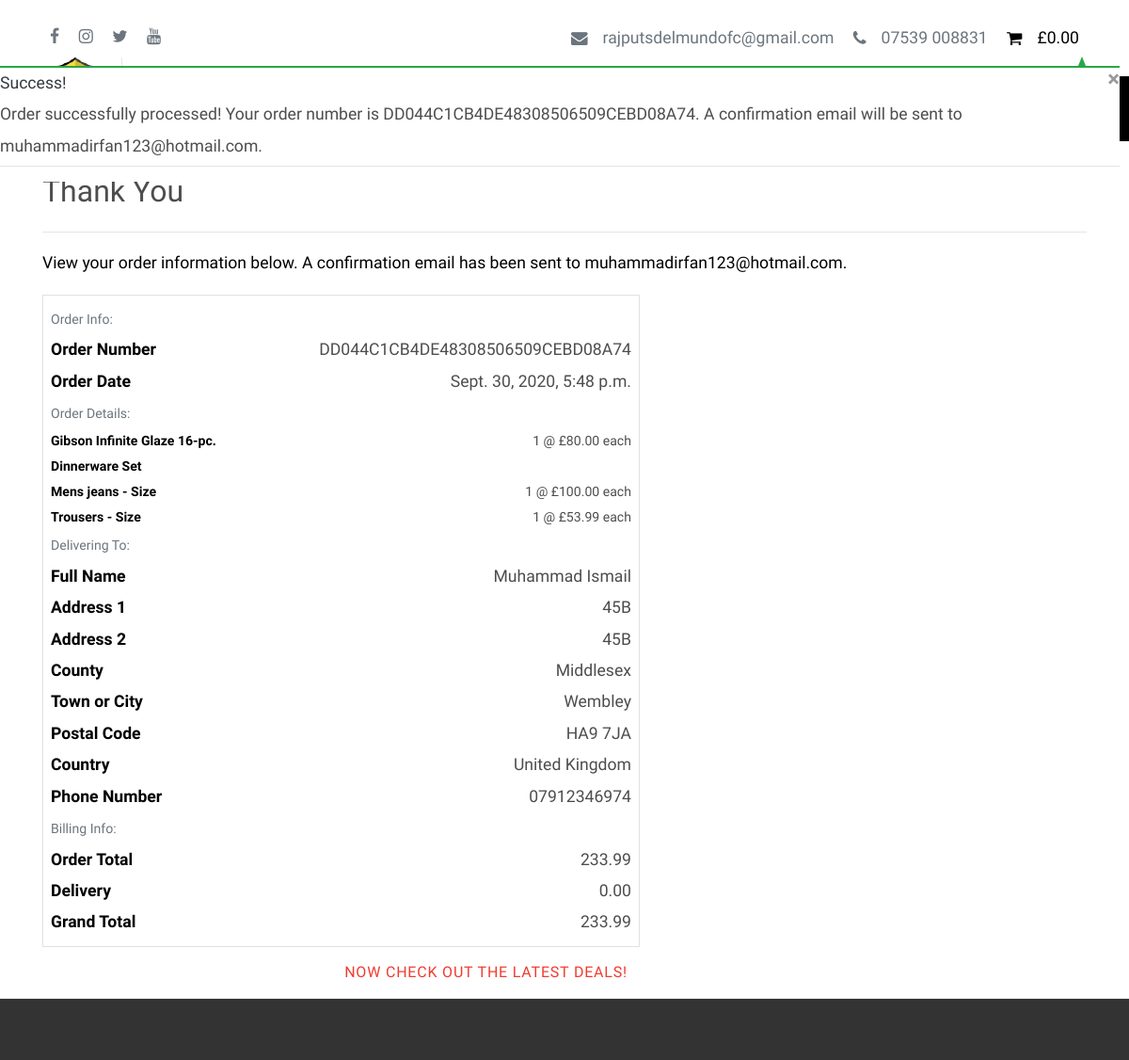
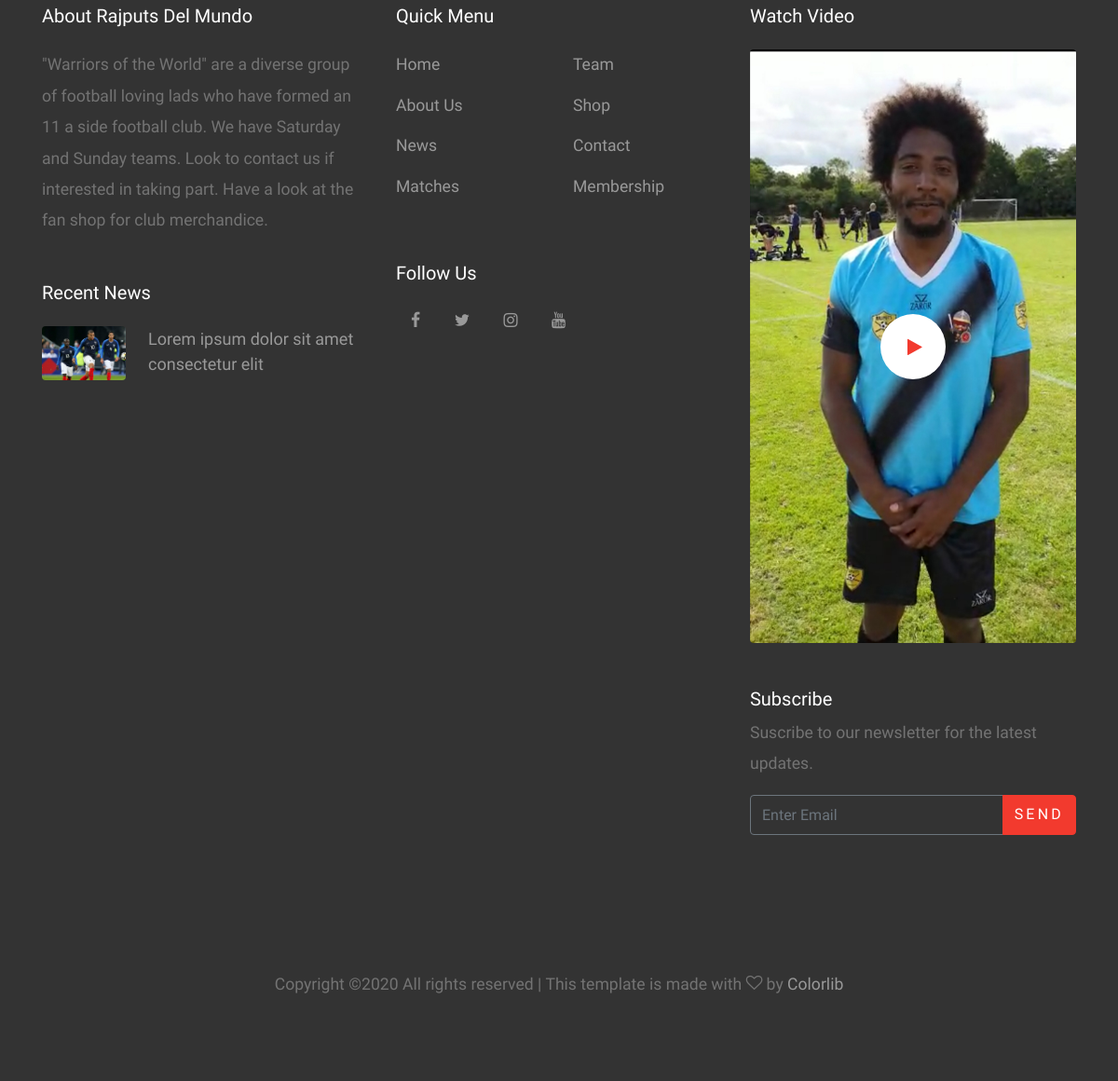
The page /checkout/checkout_success/DD044C1CB4DE48308506509CEBD08A74 on the database its author committed (2 pictures, top to bottom).
### checkout/models.py (models this page shows, shortened)
class Order(models.Model):
    order_number = models.CharField(max_length=32, null=False, editable=False)
    full_name = models.CharField(max_length=50, null=False, blank=False)
    email = models.EmailField(max_length=254, null=False, blank=False)
    phone_number = models.CharField(max_length=20, null=False, blank=False)
    country = models.CharField(max_length=40, null=False, blank=False)
    postcode = models.CharField(max_length=20, null=True, blank=True)
    town_or_city = models.CharField(max_length=40, null=False, blank=False)
    street_address1 = models.CharField(max_length=80, null=False, blank=False)
    street_address2 = models.CharField(max_length=80, null=True, blank=True)
    county = models.CharField(max_length=80, null=True, blank=True)
    date = models.DateTimeField(auto_now_add=True)
    delivery_cost = models.DecimalField(max_digits=6, decimal_places=2, null=False, default=0)
    order_total = models.DecimalField(max_digits=10, decimal_places=2, null=False, default=0)
    grand_total = models.DecimalField(max_digits=10, decimal_places=2, null=False, default=0)
    original_bag = models.TextField(null=False, blank=False, default='')
    stripe_pid = models.CharField(max_length=254, null=False, blank=False, default='')

class OrderLineItem(models.Model):
    order = models.ForeignKey(Order, null=False, blank=False, on_delete=models.CASCADE, related_name='lineitems')
    product = models.ForeignKey(Product, null=False, blank=False, on_delete=models.CASCADE)
    product_size = models.CharField(max_length=2, null=True, blank=True) # XS, S, M, L, XL
    quantity = models.IntegerField(null=False, blank=False, default=0)
    lineitem_total = models.DecimalField(max_digits=6, decimal_places=2, null=False, blank=False, editable=False)

### products/models.py (models this page shows, shortened)
class Product(models.Model):
    category = models.ForeignKey('Category', null=True, blank=True, on_delete=models.SET_NULL)
    sku = models.CharField(max_length=254, null=True, blank=True)
    name = models.CharField(max_length=254)
    description = models.TextField()
    has_sizes = models.BooleanField(default=False, null=True, blank=True)
    price = models.DecimalField(max_digits=6, decimal_places=2)
    rating = models.DecimalField(max_digits=6, decimal_places=2, null=True, blank=True)
    image_url = models.URLField(max_length=1024, null=True, blank=True)
    image = models.ImageField(null=True, blank=True)

### checkout/views.py (the view)
# urls.py: path('checkout_success/<order_number>', views.checkout_success, name='checkout_success'),
def checkout_success(request, order_number):
    save_info = request.session.get('save_info')
    order = get_object_or_404(Order, order_number=order_number)
    messages.success(request, f'Order successfully processed! \
        Your order number is {order_number}. A confirmation \
        email will be sent to {order.email}.')
    if 'bag' in request.session:
        del request.session['bag']
    template = 'checkout/checkout_success.html'
    context = {
        'order': order,
    }
    return render(request, template, context)

### bag/contexts.py (called while the page is built, shortened)
def bag_contents(request):
    bag_items = []
    total = 0
    product_count = 0
    bag = request.session.get('bag', {})
    if total < settings.FREE_DELIVERY_THRESHOLD:
        delivery = total * Decimal(settings.STANDARD_DELIVERY_PERCENTAGE / 100)
        free_delivery_delta = settings.FREE_DELIVERY_THRESHOLD - total
    else:
        delivery = 0
        free_delivery_delta = 0
    grand_total = delivery + total
    context = {
        'bag_items': bag_items,
        'total': total,
        'product_count': product_count,
        'delivery': delivery,
        'free_delivery_delta': free_delivery_delta,
        'free_delivery_threshold': settings.FREE_DELIVERY_THRESHOLD,
        'grand_total': grand_total,
    }
    return context

### checkout/templates/checkout/checkout_success.html (shortened to what this page needs)
{% extends "base.html" %}
{% load static %}
{% block page_header %}
    <div class="container header-container">
        <div class="row">
            <div class="col"></div>
        </div>
    </div>
{% endblock %}
{% block content %}
    <div class="container">
        <div class="row">
            <div class="col">
                <h2 class="logo-font mb-4">Thank You</h2>
                <hr>
                <p class="text-black">View your order information below. A confirmation email has been sent to <strong>{{ order.email }}</strong>.</p>
            </div>
        </div>
        <div class="row">
            <div class="col-12 col-lg-7">
                <div class="order-confirmation-wrapper p-2 border">
                    <div class="row">
                        <div class="col">
                            <small class="text-muted">Order Info:</small>
                        </div>
                    </div>
                    <div class="row">
                        <div class="col-12 col-md-4">
                            <p class="mb-0 text-black font-weight-bold">Order Number</p>
                        </div>
                        <div class="col-12 col-md-8 text-md-right">
                            <p class="mb-0">{{ order.order_number }}</p>
                        </div>
                    </div>
                    <div class="row">
                        <div class="col-12 col-md-4">
                            <p class="mb-0 text-black font-weight-bold">Order Date</p>
                        </div>
                        <div class="col-12 col-md-8 text-md-right">
                            <p class="mb-0">{{ order.date }}</p>
                        </div>
                    </div>
                    <div class="row">
                        <div class="col">
                            <small class="text-muted">Order Details:</small>
                        </div>
                    </div>
                    {% for item in order.lineitems.all %}
                    <div class="row">
                        <div class="col-12 col-md-4">
                            <p class="small mb-0 text-black font-weight-bold">
                                {{ item.product.name }}{% if item.product_size %} - Size {{ item.product.size|upper }}{% endif %}
                            </p>
                        </div>
                        <div class="col-12 col-md-8 text-md-right">
                            <p class="small mb-0">{{ item.quantity }} @ £{{ item.product.price }} each</p>
                        </div>
                    </div>
                    {% endfor %}
                    <div class="row">
                        <div class="col">
                            <small class="text-muted">Delivering To:</small>
                        </div>
                    </div>
                    <div class="row">
                        <div class="col-12 col-md-4">
                            <p class="mb-0 text-black font-weight-bold">Full Name</p>
                        </div>
                        <div class="col-12 col-md-8 text-md-right">
                            <p class="mb-0">{{ order.full_name }}</p>
                        </div>
                    </div>
                    <div class="row">
                        <div class="col-12 col-md-4">
                            <p class="mb-0 text-black font-weight-bold">Address 1</p>
                        </div>
                        <div class="col-12 col-md-8 text-md-right">
                            <p class="mb-0">{{ order.street_address1 }}</p>
                        </div>
                    </div>
                    {% if order.street_address2 %}
                    <div class="row">
                        <div class="col-12 col-md-4">
                            <p class="mb-0 text-black font-weight-bold">Address 2</p>
                        </div>
                        <div class="col-12 col-md-8 text-md-right">
                            <p class="mb-0">{{ order.street_address1 }}</p>
                        </div>
                    </div>
                    {% endif %}
                    {% if order.county %}
                    <div class="row">
                        <div class="col-12 col-md-4">
                            <p class="mb-0 text-black font-weight-bold">County</p>
                        </div>
                        <div class="col-12 col-md-8 text-md-right">
                            <p class="mb-0">{{ order.county }}</p>
                        </div>
                    </div>
                    {% endif %}
                    <div class="row">
                        <div class="col-12 col-md-4">
                            <p class="mb-0 text-black font-weight-bold">Town or City</p>
                        </div>
                        <div class="col-12 col-md-8 text-md-right">
                            <p class="mb-0">{{ order.town_or_city }}</p>
                        </div>
                    </div>
                    {% if order.postcode %}
                    <div class="row">
                        <div class="col-12 col-md-4">
                            <p class="mb-0 text-black font-weight-bold">Postal Code</p>
                        </div>
                        <div class="col-12 col-md-8 text-md-right">
                            <p class="mb-0">{{ order.postcode }}</p>
                        </div>
                    </div>
                    {% endif %}
                    <div class="row">
                        <div class="col-12 col-md-4">
                            <p class="mb-0 text-black font-weight-bold">Country</p>
                        </div>
                        <div class="col-12 col-md-8 text-md-right">
                            <p class="mb-0">{{ order.country }}</p>
                        </div>
                    </div>
                    <div class="row">
                        <div class="col-12 col-md-4">
                            <p class="mb-0 text-black font-weight-bold">Phone Number</p>
                        </div>
                        <div class="col-12 col-md-8 text-md-right">
                            <p class="mb-0">{{ order.phone_number }}</p>
                        </div>
                    </div>
                    <div class="row">
                        <div class="col">
                            <small class="text-muted">Billing Info:</small>
                        </div>
                    </div>
                    <div class="row">
                        <div class="col-12 col-md-4">
                            <p class="mb-0 text-black font-weight-bold">Order Total</p>
                        </div>
                        <div class="col-12 col-md-8 text-md-right">
                            <p class="mb-0">{{ order.order_total }}</p>
                        </div>
                    </div>
                    <div class="row">
                        <div class="col-12 col-md-4">
                            <p class="mb-0 text-black font-weight-bold">Delivery</p>
                        </div>
                        <div class="col-12 col-md-8 text-md-right">
                            <p class="mb-0">{{ order.delivery_cost }}</p>
                        </div>
                    </div>
                    <div class="row">
                        <div class="col-12 col-md-4">
                            <p class="mb-0 text-black font-weight-bold">Grand Total</p>
                        </div>
                        <div class="col-12 col-md-8 text-md-right">
                            <p class="mb-0">{{ order.grand_total }}</p>
                        </div>
                    </div>
                </div>
            </div>
        </div>
        <div class="row">
			<div class="col-12 col-lg-7 text-right">
				<a href="{% url 'products' %}?category=new_arrivals,deals,clearance" class="btn btn-black rounded-0 my-2">
					<span class="text-uppercase">Now check out the latest deals!</span>
				</a>
			</div>
		</div>
    </div>
{% endblock %}

### static/css/style.css (style rules this page uses)
body { line-height: 1.9; color: #4d4d4d; font-weight: 300; font-size: 1.1rem; }
a { -webkit-transition: .3s all ease; -o-transition: .3s all ease; transition: .3s all ease; }
.text-black { color: #000 !important; }
.btn { text-transform: uppercase; position: relative; -webkit-transition: 0.2s all ease-in-out !important; -o-transition: 0.2s all ease-in-out !important; transition: 0.2s all ease-in-out !important; top: 0; letter-spacing: .05em; }

### rows shown on the page
Order: email "muhammadirfan123@hotmail.com", order_number "DD044C1CB4DE48308506509CEBD08A74", date "Sept. 30, 2020, 5:48 p.m.", full_name "Muhammad Ismail", street_address1 "45B", county "Middlesex", town_or_city "Wembley", postcode "HA9 7JA", country "United Kingdom", phone_number "07912346974", order_total "233.99", delivery_cost "0.00", grand_total "233.99"
OrderLineItem: product.name "Gibson Infinite Glaze 16-pc. Dinnerware Set", quantity "1", product.price "80.00"
OrderLineItem: product.name "Mens jeans", quantity "1", product.price "100.00"
OrderLineItem: product.name "Trousers", quantity "1", product.price "53.99"

### other values the page prints
{{ message }} "Order successfully processed! Your order number is DD044C1CB4DE48308506509CEBD08A74. A confirmation email will be sent to muhammadirfan123@hotmail.com."
